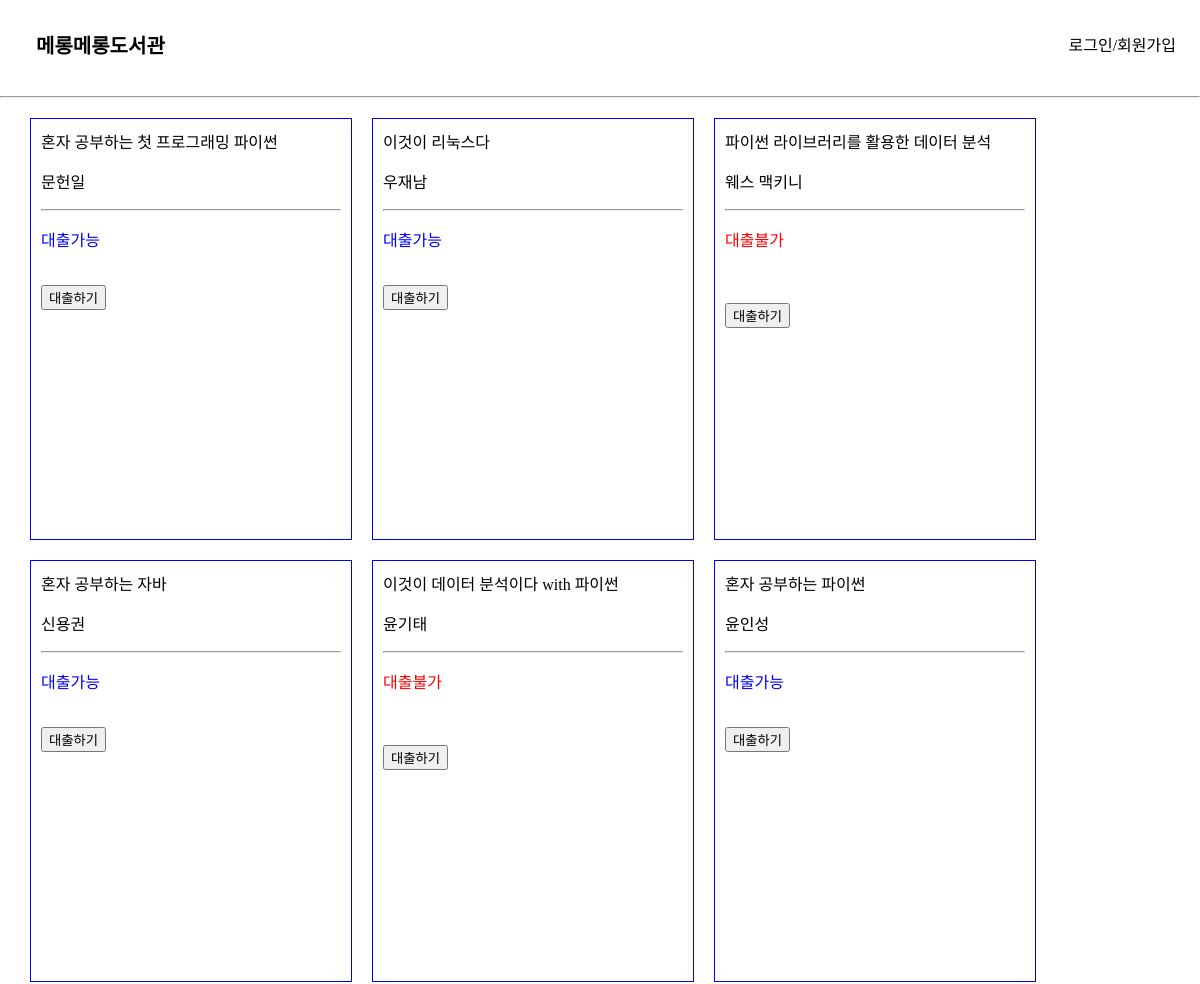
Before: / (upper part) with the older database file.
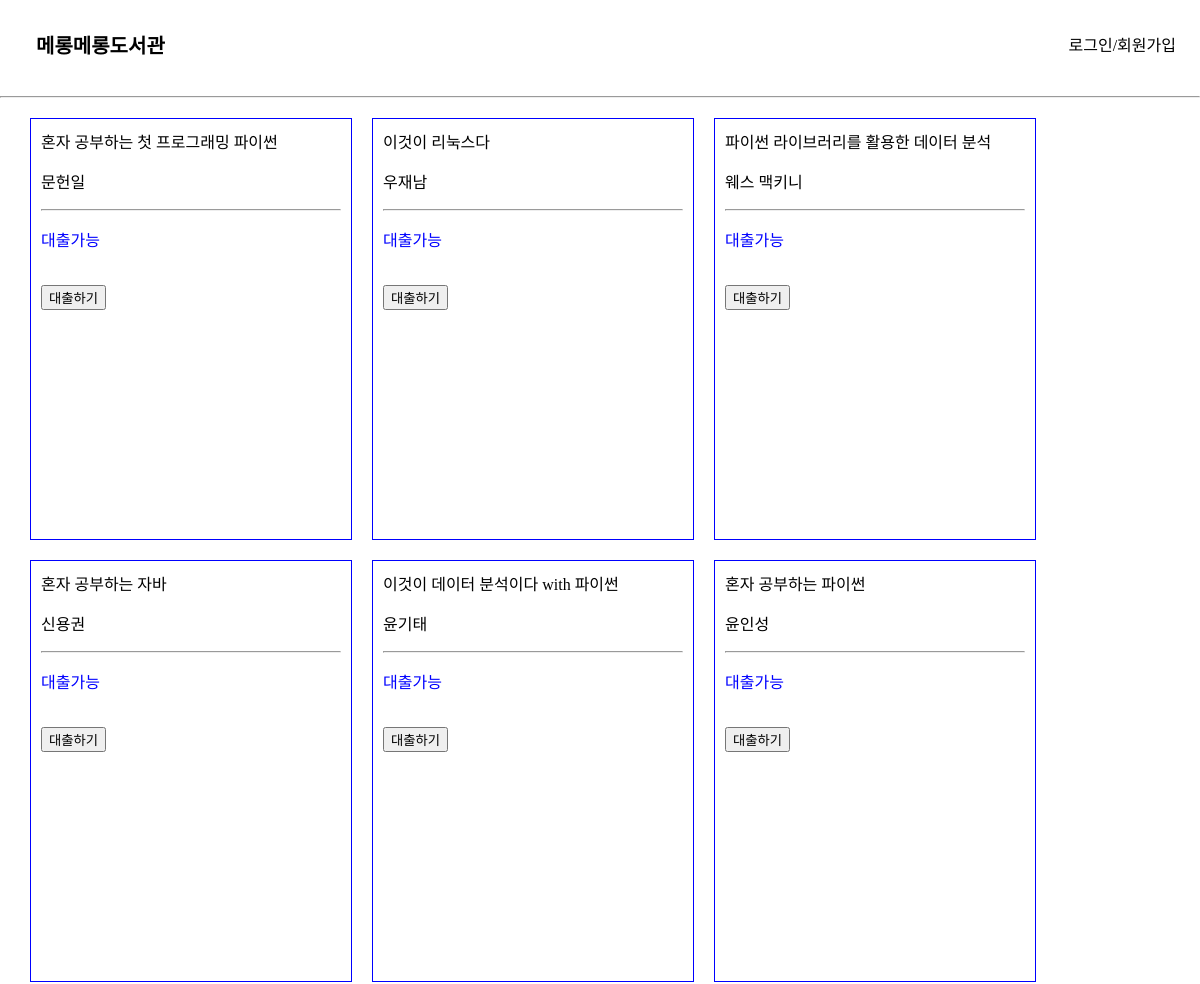
After: the same page with the newer database file.
### elicelibrary/models.py (models this page shows, shortened)
class Book(db.Model):
    __tablename__     = 'Book'
    id                = db.Column(db.Integer, primary_key=True, nullable=False, autoincrement=True, unique=True)
    title             = db.Column(db.String(45), nullable=False)
    author            = db.Column(db.String(45))
    publisher         = db.Column(db.String(45))
    publication_date  = db.Column(db.String(45))
    pages             = db.Column(db.Integer)
    isbn              = db.Column(db.String(45))
    registered_date   = db.Column(db.DateTime, default=datetime.utcnow)
    description       = db.Column(db.Text())    # 길이를 정할 수 없는 문자열은 Text를 쓰면 됨
    book_link         = db.Column(db.String(255))
    book_status       = db.Column(db.String(45))   # "1" :대출가능, "0" : 대출중 , "999" : 폐기    -> 선택형 변수에 적합한 데이터타입이 있을까?
    book_img          = db.Column(db.String(45))    # 책 표지만 바뀐 경우, 또는 책이 다르지만 같은 표지를 쓰는 경우가 있기 때문에 이미지 스토리지에서 같은 이미지의 반복을 막기 위해 별도의 책 이미지 식별 용 변수를 넣음
    at_user           = db.Column(db.String(45), default=None)

### elicelibrary/views/book_api.py (the view, shortened to what this page needs)
@book.route('/')
def main_page():
    book_list = Book.query.order_by(Book.registered_date.desc()).all()
    return render_template("main.html", book_list=book_list)

### elicelibrary/templates/main.html (shortened to what this page needs)
{% extends 'base.html' %}
{% block content %}
<div class="book-card-container">
    {% for b in book_list %}
        <div class="book-info-card">
            <a href="/book_info/{{ b.id }}">{{ b.title }}</a>
            <p>{{ b.author }}</p>
            <hr>
            {% if b.book_status == '1' %}
                <p style="color: blue;">대출가능</p>
            {% else %}
                <p style="color:red">대출불가</p>
            <br>
            {% endif %}
            <br>
            <form action="{{ url_for('book.checkout', book_id=b.id) }}" method="post">
                <input class='checkout-btn' type="submit" value="대출하기">
            </form>
        </div>
    {% endfor %}
</div>
{% endblock %}

### elicelibrary/templates/base.html (shortened to what this page needs)
<!DOCTYPE html>
<html lang="en">
<head>
    <link rel="stylesheet" href="{{ url_for('static', filename='style.css') }}" />
</head>
<body>
    <header>
        <nav class="navbar">
            <a class="header-main-name" href="/">메롱메롱도서관</a>
            <ul class="navbar-menu">
                {% block nav_link %}
                {% if session['login_id'] %}
                <li><a class="nav-link" href="">{{ session['login_id'] }}님 </a></li>
                <li><a class="nav-link" href="{{ url_for('book.user_dashboard')}}">대여기록/반납하기</a></li>
                <li><a class="nav-link" href="/logout">로그아웃</a></li>
                {% else %}
                <li><a class="nav-link" href="/login">로그인/회원가입</a></li>
                {% endif %}
                {% endblock %}
            </ul>
        </nav>
    </header>
    <hr>
    {% block content %}
    {% endblock %}
</body>
</html>

### elicelibrary/static/style.css (style rules this page uses)
:root { --text-color: black; --background-color: white; --accent-color: grey; }
body { margin: 0; }
a { text-decoration: none; color: var(--text-color); }
.navbar { display: flex; justify-content: space-between; align-items: center; background-color: var(--background-color); padding: 8px 12px; }
.header-main-name { font-family: "Source Sans Pro", sans-serif; font-weight: bold; font-size: 20px; padding-left: 24px; }
.navbar-menu { display: flex; list-style: none; padding-left: 0; }
.navbar-menu li { padding: 8px 12px; }
.book-card-container { margin: 10px 20px 10px 20px; display: flex; flex-wrap: wrap; justify-content: flex-start; }
.book-info-card { margin: 10px 10px 10px 10px; padding: 10px 10px 10px 10px; width: 300px; height: 400px; border: 1px solid blue; }

Changed rows visible on the page:
changed Book "파이썬 라이브러리를 활용한 데이터 분석": book_status "대출불가" → "대출가능"
changed Book "이것이 데이터 분석이다 with 파이썬": book_status "대출불가" → "대출가능"
